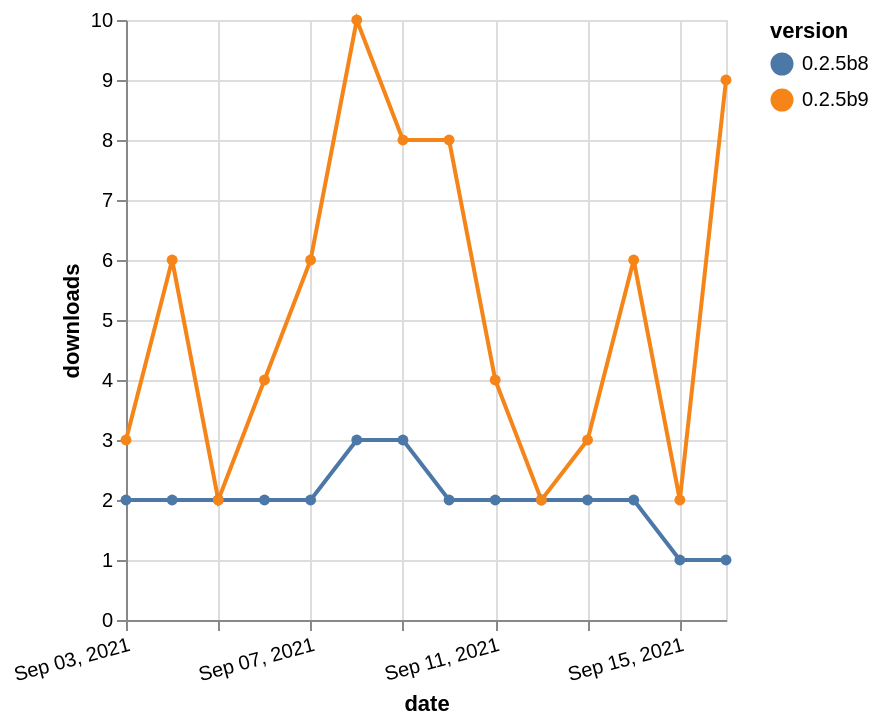

Write a Vega-Lite specification for this figure.
### Vega-Lite specification from a JSON file in a GitHub repository (floating-point values rounded to 4 significant figures)
{"$schema": "https://vega.github.io/schema/vega-lite/v5.json", "description": "A simple bar chart with embedded data.", "data": {"values": [{"date": "2021-09-03", "total": 37216, "delta": 2, "version": "0.2.5b8"}, {"date": "2021-09-04", "total": 37218, "delta": 2, "version": "0.2.5b8"}, {"date": "2021-09-05", "total": 37220, "delta": 2, "version": "0.2.5b8"}, {"date": "2021-09-06", "total": 37222, "delta": 2, "version": "0.2.5b8"}, {"date": "2021-09-07", "total": 37224, "delta": 2, "version": "0.2.5b8"}, {"date": "2021-09-08", "total": 37227, "delta": 3, "version": "0.2.5b8"}, {"date": "2021-09-09", "total": 37230, "delta": 3, "version": "0.2.5b8"}, {"date": "2021-09-10", "total": 37232, "delta": 2, "version": "0.2.5b8"}, {"date": "2021-09-11", "total": 37234, "delta": 2, "version": "0.2.5b8"}, {"date": "2021-09-12", "total": 37236, "delta": 2, "version": "0.2.5b8"}, {"date": "2021-09-13", "total": 37238, "delta": 2, "version": "0.2.5b8"}, {"date": "2021-09-14", "total": 37240, "delta": 2, "version": "0.2.5b8"}, {"date": "2021-09-15", "total": 37241, "delta": 1, "version": "0.2.5b8"}, {"date": "2021-09-16", "total": 37242, "delta": 1, "version": "0.2.5b8"}, {"date": "2021-09-03", "total": 14709, "delta": 3, "version": "0.2.5b9"}, {"date": "2021-09-04", "total": 14715, "delta": 6, "version": "0.2.5b9"}, {"date": "2021-09-05", "total": 14717, "delta": 2, "version": "0.2.5b9"}, {"date": "2021-09-06", "total": 14721, "delta": 4, "version": "0.2.5b9"}, {"date": "2021-09-07", "total": 14727, "delta": 6, "version": "0.2.5b9"}, {"date": "2021-09-08", "total": 14737, "delta": 10, "version": "0.2.5b9"}, {"date": "2021-09-09", "total": 14745, "delta": 8, "version": "0.2.5b9"}, {"date": "2021-09-10", "total": 14753, "delta": 8, "version": "0.2.5b9"}, {"date": "2021-09-11", "total": 14757, "delta": 4, "version": "0.2.5b9"}, {"date": "2021-09-12", "total": 14759, "delta": 2, "version": "0.2.5b9"}, {"date": "2021-09-13", "total": 14762, "delta": 3, "version": "0.2.5b9"}, {"date": "2021-09-14", "total": 14768, "delta": 6, "version": "0.2.5b9"}, {"date": "2021-09-15", "total": 14770, "delta": 2, "version": "0.2.5b9"}, {"date": "2021-09-16", "total": 14779, "delta": 9, "version": "0.2.5b9"}]}, "width": "container", "mark": {"type": "line", "point": {"filled": true}}, "encoding": {"x": {"field": "date", "type": "temporal", "timeUnit": "yearmonthdate", "title": "date", "axis": {"labelAngle": -15}}, "y": {"field": "delta", "type": "quantitative", "title": "downloads"}, "color": {"field": "version", "type": "nominal"}, "tooltip": {"field": "delta"}}}
